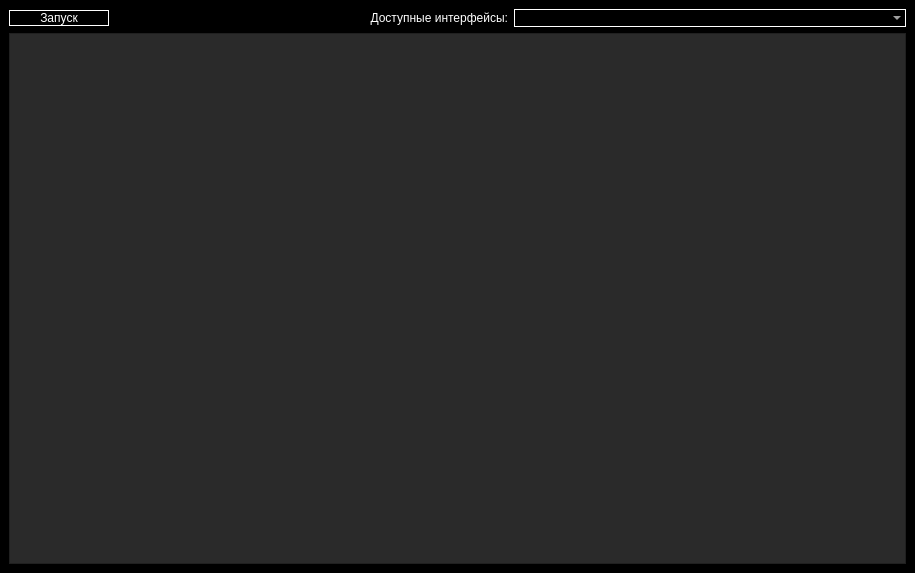
<?xml version="1.0" encoding="UTF-8"?>
<ui version="4.0">
 <class>MainWindow</class>
 <widget class="QMainWindow" name="MainWindow">
  <property name="geometry">
   <rect>
    <x>0</x>
    <y>0</y>
    <width>915</width>
    <height>573</height>
   </rect>
  </property>
  <property name="windowTitle">
   <string>Анализатор сетевого траффика</string>
  </property>
  <property name="styleSheet">
   <string notr="true">QWidget {
	background-color: black;
	color: white;
	font: 12pt &quot;Consolas&quot;;
}

QPushButton {
	border: 1px solid white;
}

QComboBox {
	border: 1px solid white;
}

QTreeView {
	background-color: rgb(42, 42, 42);
	alternate-background-color: black;
	color: white;
}

QHeaderView::section {
	background-color: black;
	alternate-background-color: black;
	color: white;
}
</string>
  </property>
  <widget class="QWidget" name="centralwidget">
   <layout class="QVBoxLayout" name="verticalLayout">
    <item>
     <layout class="QHBoxLayout" name="horizontalLayout">
      <item>
       <widget class="QPushButton" name="controlButton">
        <property name="maximumSize">
         <size>
          <width>100</width>
          <height>16777215</height>
         </size>
        </property>
        <property name="text">
         <string>Запуск</string>
        </property>
       </widget>
      </item>
      <item>
       <widget class="QLabel" name="label">
        <property name="text">
         <string>Доступные интерфейсы:</string>
        </property>
        <property name="alignment">
         <set>Qt::AlignRight|Qt::AlignTrailing|Qt::AlignVCenter</set>
        </property>
       </widget>
      </item>
      <item>
       <widget class="QComboBox" name="interfacesBox"/>
      </item>
     </layout>
    </item>
    <item>
     <widget class="QTreeView" name="packetsTreeView">
      <property name="editTriggers">
       <set>QAbstractItemView::DoubleClicked</set>
      </property>
     </widget>
    </item>
   </layout>
  </widget>
 </widget>
 <resources/>
 <connections/>
</ui>
